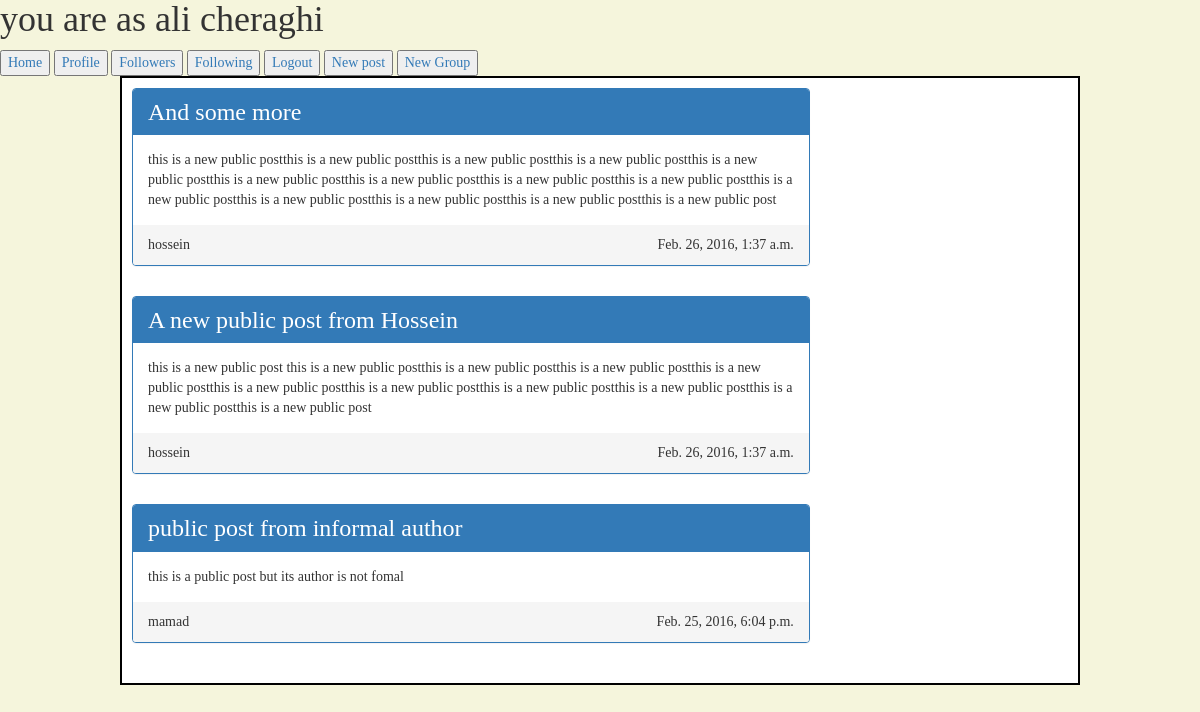
The page / (signed in) on the database as committed earlier.
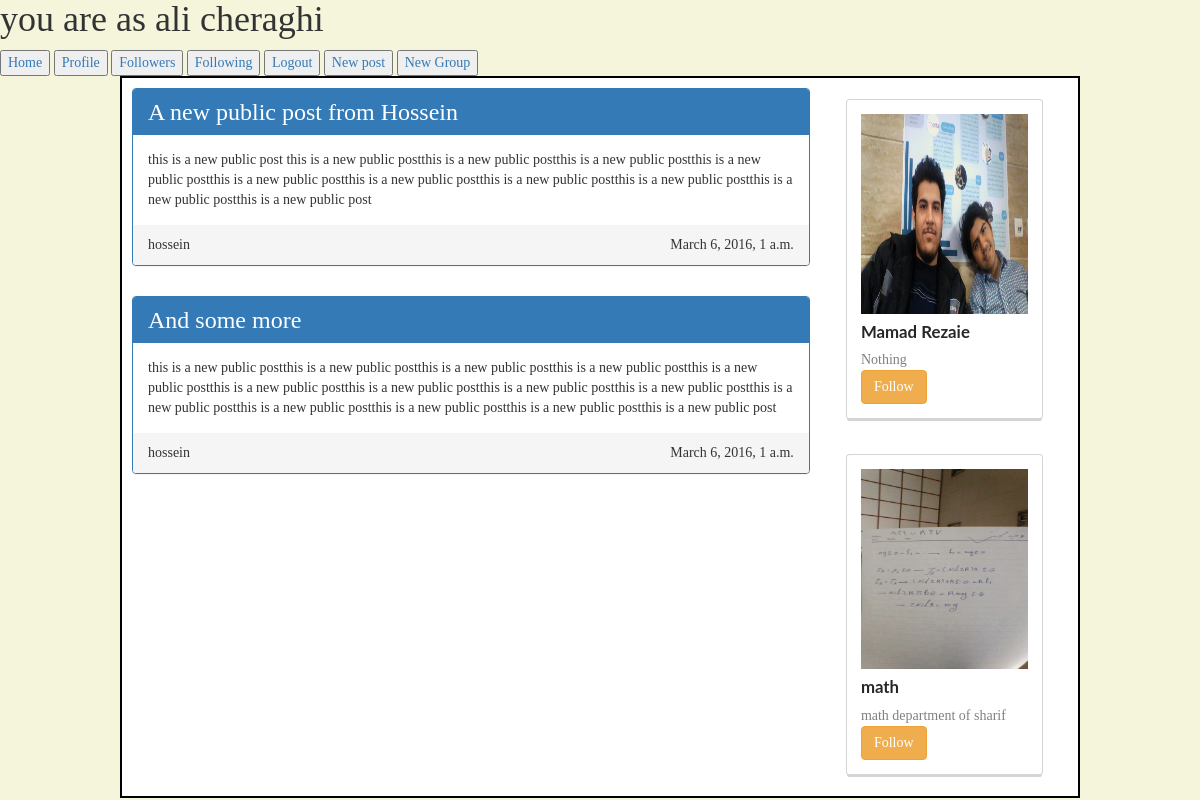
The same page on the database as committed later.
### xnote_base/models.py (models this page shows, shortened)
class Post(models.Model):
    is_public = models.BooleanField(default=False)
    post_type = models.CharField(choices=(
        ('normal', 'Normal'),
        ('quick', 'Quick'),
    ), default='normal', max_length=50)
    title = models.CharField(max_length=100)
    related_tags = models.ManyToManyField(Tag, blank=True)
    context = models.TextField()
    publish_time = models.DateTimeField(default=timezone.now)
    author = models.ForeignKey(SuperConductor, null=True, blank=True)
    event = models.ForeignKey(Event, null=True, blank=True)

class SuperConductor(models.Model):
    real_name = models.CharField(max_length=100, default='Unknown')
    description = models.CharField(max_length=1000, default='Nothing')
    real_type = models.ForeignKey(ContentType)
    url_name = models.CharField(max_length=100, null=True, blank=True)
    is_formal = models.BooleanField(default=False)
    profile_image = models.ImageField(upload_to='profile_image', null=True, blank=True)
    def __str__(self):
        return self.url_name

### xnote_base/views.py (the view, shortened to what this page needs)
# urls.py: url(r'^$', views.main_page, name='main_page'),
def main_page(request):
    if request.user.is_authenticated():
        user = request.user
        person = Person.objects.get(user__username=user.username)
        post_list = Post.objects.filter(author__in=person.follows.all()).order_by('-publish_time')
        suggestions = SuperConductor.objects.exclude(
            Q(url_name=person.url_name) | Q(followers__url_name=person.url_name))
        if 'platform' in request.GET and request.GET['platform'] == 'android':
            return JsonResponse({
              'user': request.user.first_name + ' ' + request.user.last_name,
                'post_list': serializers.serialize('json', post_list),
                'suggestions': serializers.serialize('json', suggestions),
            })
        else:
            return render(request, 'xnote_base/userindex.html', {
                'user': request.user,
                'post_list': post_list,
                'suggestions': suggestions,
            })

### templates/xnote_base/userindex.html (shortened to what this page needs)
{% extends 'xnote_base/user_super_page.html' %}
{% load staticfiles %}
{% block add_css_and_js %}
    <link rel="stylesheet" href="{% static 'styles/bootstrap.min.css' %}">
    <link type="text/css" rel="stylesheet" href="{% static 'styles/userindex.css' %}"/>
{% endblock %}
{% block body %}
    <div class="post-container">
        <div class="panel-group">
            {% for post in post_list %}
                <div class="panel panel-primary">
                    <div class="panel-heading">
                        <h3 style="display: inline">{{ post.title }}</h3>
                    </div>
                    <div class="panel-body">
                        {{ post.context }}
                    </div>
                    <div class="panel-footer">
                        <div class="panel-author"> {{ post.author }}</div>
                        <div class="panel-date">{{ post.publish_time }}</div>
                        <br style="clear: both"/>
                    </div>
                </div>
                <br style="clear: both"/>
            {% endfor %}
        </div>
        <div class="suggestions">
            {% for suggestion in suggestions %}
                <div class="ui cards" id="suggestion{{ forloop.counter }}">
                    <div class="card">
                        <div class="content">
                            <img class="left floated mini ui image"
                                 src="{{ suggestion.profile_image.url }}">
                            <div class="header">
                                {{ suggestion.real_name }}
                            </div>
                            <div class="description">
                                {{ suggestion.description }}
                                <br/>
                                <div onclick="follow('{{ suggestion.url_name }}', {{ forloop.counter }})"
                                     class="btn btn-warning"
                                     name="">
                                    Follow
                                </div>
                            </div>
                        </div>
                    </div>
                </div>
            {% endfor %}
        </div>
        <br style="clear: both"/>
    </div>
{% endblock %}

Rows that differ between the two databases and show on the page:
no longer on this page (row edited): Post: title "public post from informal author", context "this is a public post but its author is not fomal", author "mamad", publish_time "Feb. 25, 2016, 6:04 p.m."
changed Post "A new public post from Hossein": publish_time "Feb. 26, 2016, 1:37 a.m." → "March 6, 2016, 1 a.m."; moves up the list
changed Post "And some more": publish_time "Feb. 26, 2016, 1:37 a.m." → "March 6, 2016, 1 a.m."
now on this page (row unchanged): SuperConductor: profile_image (picture), real_name "Mamad Rezaie", description "Nothing"
now on this page (row unchanged): SuperConductor: profile_image (picture), real_name "math", description "math department of sharif"
